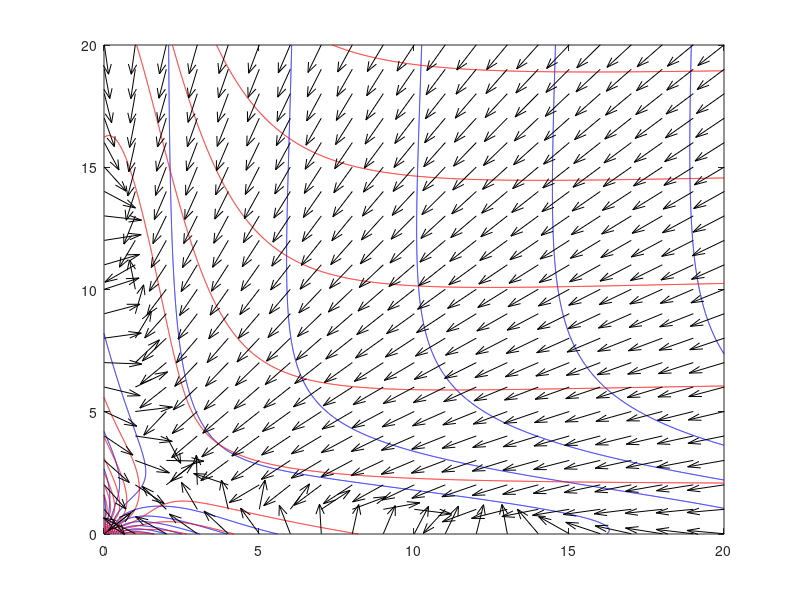

Write the MATLAB code that produced this figure. (Note: this script raises an error after producing the figure.)
% This code generate the nullcline for the toggle siwtch circuit ODE system  

% parameter set for Fig 5A

k0x=0.01; k1x=2; Kx=3; d0x=0.1;

k0y=k0x; k1y=k1x; Ky=Kx; d0y=d0x; 

n2=2; tsc=0.1; Jd1=1; n=2; kg=0.95;


%Defining variable values
yp = 20:-0.01:0;
y = repmat(yp',1,length(yp));


xp = 0:0.01:20;
x = repmat(xp,length(xp),1);

dx=1;
yq = 20.01:-dx:0.01;
yq1 = repmat(yq',1,length(yq));


xq = 0.01:dx:20.01;
xq1 = repmat(xq,length(xq),1);



m=2;
% Defining dx/dt and dy/dt
zx =  k0x*tsc + k1x*tsc*Kx^n./(y.^n+Kx^n) - d0x*tsc*x - kg*x./(1+((x+y)/Jd1).^m);
zy =  k0y*tsc + k1y*tsc*Ky^n./(x.^n+Ky^n) - d0y*tsc*y - kg*y./(1+((x+y)/Jd1).^m);

%plotting nullcline using contour plot 
contour(xp,yp,zx,[0 0],'b',LineWidth=2)
hold on
contour(xp,yp,zy,[0 0],'r',LineWidth=2)


zxq =  k0x*tsc + k1x*tsc*Kx^n./(yq1.^n+Kx^n) - d0x*tsc*xq1 - kg*xq1./(1+((xq1+yq1)/Jd1).^m);
zyq =  k0y*tsc + k1y*tsc*Ky^n./(xq1.^n+Ky^n) - d0y*tsc*yq1 - kg*yq1./(1+((xq1+yq1)/Jd1).^m);

zxqn=zxq./sqrt(zxq.^2+zyq.^2);
 zyqn=zyq./sqrt(zxq.^2+zyq.^2);


% Directional field calculation and plotting
q=quiver(xq,yq,zxqn,zyqn,'k');
 q.AutoScaleFactor = 0.3;


title("m="+ m + "")
xlim([0 15])
ylim([0 15])

xlabel('x_1')
set(gca,'YDir','normal')
legend('dx_1/dt=0','dx_2/dt=0')
ylabel('x_2')



